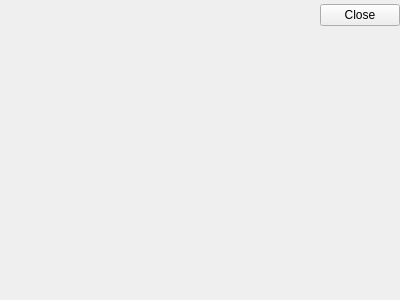
<?xml version="1.0" encoding="UTF-8"?>
<ui version="4.0">
 <class>IrregularWindow</class>
 <widget class="QFrame" name="IrregularWindow">
  <property name="geometry">
   <rect>
    <x>0</x>
    <y>0</y>
    <width>400</width>
    <height>300</height>
   </rect>
  </property>
  <property name="windowTitle">
   <string>IrregularWindow</string>
  </property>
  <layout class="QVBoxLayout" name="verticalLayout">
   <property name="spacing">
    <number>0</number>
   </property>
   <property name="leftMargin">
    <number>0</number>
   </property>
   <property name="topMargin">
    <number>0</number>
   </property>
   <property name="rightMargin">
    <number>0</number>
   </property>
   <property name="bottomMargin">
    <number>0</number>
   </property>
   <item>
    <layout class="QHBoxLayout" name="horizontalLayout" stretch="55,93">
     <property name="spacing">
      <number>0</number>
     </property>
     <property name="topMargin">
      <number>0</number>
     </property>
     <item>
      <spacer name="horizontalSpacer">
       <property name="orientation">
        <enum>Qt::Horizontal</enum>
       </property>
       <property name="sizeHint" stdset="0">
        <size>
         <width>40</width>
         <height>20</height>
        </size>
       </property>
      </spacer>
     </item>
     <item>
      <widget class="QWidget" name="widget" native="true">
       <property name="minimumSize">
        <size>
         <width>0</width>
         <height>30</height>
        </size>
       </property>
       <property name="maximumSize">
        <size>
         <width>16777215</width>
         <height>30</height>
        </size>
       </property>
       <layout class="QHBoxLayout" name="horizontalLayout_2">
        <property name="spacing">
         <number>0</number>
        </property>
        <property name="leftMargin">
         <number>0</number>
        </property>
        <property name="topMargin">
         <number>0</number>
        </property>
        <property name="rightMargin">
         <number>0</number>
        </property>
        <property name="bottomMargin">
         <number>0</number>
        </property>
        <item>
         <spacer name="horizontalSpacer_2">
          <property name="orientation">
           <enum>Qt::Horizontal</enum>
          </property>
          <property name="sizeHint" stdset="0">
           <size>
            <width>172</width>
            <height>20</height>
           </size>
          </property>
         </spacer>
        </item>
        <item>
         <widget class="QPushButton" name="btnClose">
          <property name="text">
           <string>Close</string>
          </property>
         </widget>
        </item>
       </layout>
      </widget>
     </item>
    </layout>
   </item>
   <item>
    <widget class="QStackedWidget" name="stackedWidget">
     <widget class="QWidget" name="page"/>
     <widget class="QWidget" name="page_2"/>
    </widget>
   </item>
  </layout>
 </widget>
 <layoutdefault spacing="6" margin="11"/>
 <resources/>
 <connections/>
</ui>
